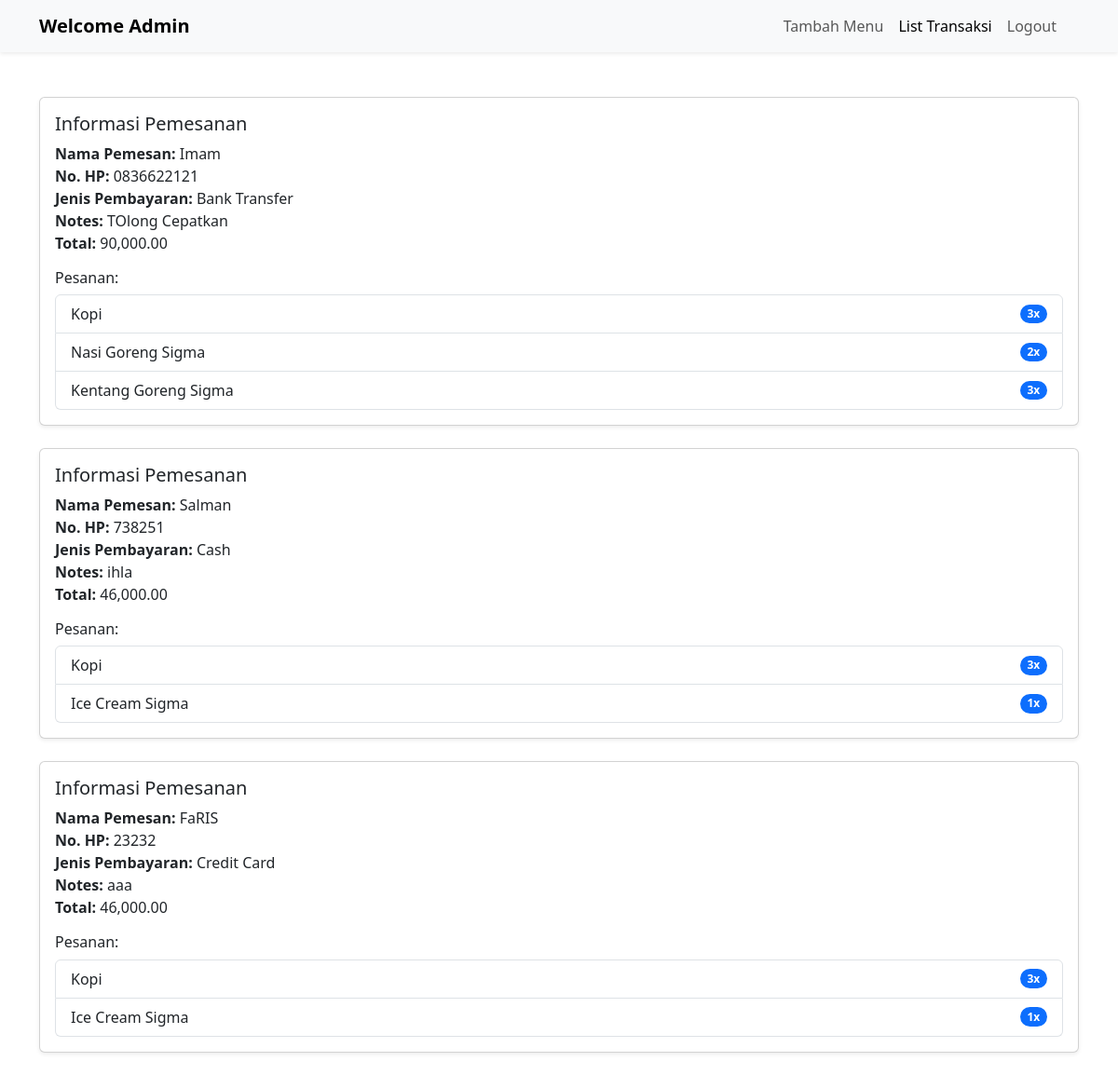
Screenshot of /admin/list_transaksi.php (signed in) with the database file from the repository.
### tables this page shows
CREATE TABLE `orders` (
  `id_order` int(11) NOT NULL,
  `total_amount` int(20) NOT NULL,
  `order_date` timestamp NOT NULL DEFAULT current_timestamp(),
  `nama_pemesan` varchar(100) NOT NULL,
  `no_hp` varchar(100) NOT NULL,
  `notes` text NOT NULL,
  `jenis_pembayaran` varchar(100) NOT NULL
);

CREATE TABLE `order_detail` (
  `id` int(11) NOT NULL,
  `id_order` int(11) DEFAULT NULL,
  `quantity` int(11) NOT NULL,
  `price` int(11) NOT NULL,
  `subtotal` int(11) NOT NULL,
  `nama_menu` varchar(100) NOT NULL
);

### admin/list_transaksi.php (the view, shortened to what this page needs)
<?php
include '../koneksi.php';
$query = "SELECT * FROM orders ORDER BY order_date DESC";
$data = mysqli_query($conn, $query);
?>
<!doctype html>
<html lang="en">
  <head>
    <link href="https://cdn.jsdelivr.net/npm/bootstrap@5.3.3/dist/css/bootstrap.min.css" rel="stylesheet">
  </head>
  <body>
  <nav class="navbar navbar-expand-lg navbar-light bg-body-tertiary shadow-sm mb-4">
        <div class="container">
            <a class="navbar-brand fw-bold" href="index.php">Welcome Admin</a>
            <div class="offcanvas offcanvas-end" tabindex="-1" id="offcanvasNavbar" aria-labelledby="offcanvasNavbarLabel">
                <div class="offcanvas-body">
                    <ul class="navbar-nav justify-content-end flex-grow-1 pe-3">
                        <li class="nav-item">
                            <a class="nav-link" aria-current="page" href="tambah_menu.php">Tambah Menu</a>
                        </li>
                        <li class="nav-item">
                            <a class="nav-link active" href="list_transaksi.php">List Transaksi</a>
                        </li>
                        <li class="nav-item">
                            <a class="nav-link color" href="logout.php">Logout</a>
                        </li>
                    </ul>
                </div>
            </div>
        </div>
    </nav>
    <div class="container mt-5">
    <?php while ($order = mysqli_fetch_array($data)) {
        $id = $order['id_order'];
        $query = "SELECT * FROM order_detail WHERE id_order = $id";
        $p = mysqli_query($conn, $query);
    ?>
    <div class="card mb-4 shadow-sm">
        <div class="card-body">
            <h5 class="card-title">Informasi Pemesanan</h5>
            <ul class="list-unstyled mb-3">
                <li><strong>Nama Pemesan:</strong> <?= ($order['nama_pemesan']) ?></li>
                <li><strong>No. HP:</strong> <?= ($order['no_hp']) ?></li>
                <li><strong>Jenis Pembayaran:</strong> <?= ($order['jenis_pembayaran']) ?></li>
                <li><strong>Notes:</strong> <?= ($order['notes']) ?></li>
                <li><strong>Total:</strong> <?= number_format($order['total_amount'], 2) ?></li>
            </ul>
            <h6>Pesanan:</h6>
            <ul class="list-group">
                <?php while ($detail = mysqli_fetch_array($p)) { ?>
                <li class="list-group-item d-flex justify-content-between align-items-center">
                    <?= ($detail['nama_menu']) ?>
                    <span class="badge bg-primary rounded-pill"><?= ($detail['quantity']) ?>x</span>
                </li>
                <?php } ?>
            </ul>
        </div>
    </div>
    <?php } ?>
</div>
  </body>
</html>

### rows the page displays
orders: nama_pemesan "Imam", no_hp "0836622121", jenis_pembayaran "Bank Transfer", notes "TOlong Cepatkan", total_amount "90,000.00"
order_detail: nama_menu "Kopi", quantity "3"
order_detail: nama_menu "Nasi Goreng Sigma", quantity "2"
order_detail: nama_menu "Kentang Goreng Sigma", quantity "3"
orders: nama_pemesan "Salman", no_hp "738251", jenis_pembayaran "Cash", notes "ihla", total_amount "46,000.00"
order_detail: nama_menu "Kopi", quantity "3"
order_detail: nama_menu "Ice Cream Sigma", quantity "1"
orders: nama_pemesan "FaRIS", no_hp "23232", jenis_pembayaran "Credit Card", notes "aaa", total_amount "46,000.00"
order_detail: nama_menu "Kopi", quantity "3"
order_detail: nama_menu "Ice Cream Sigma", quantity "1"
